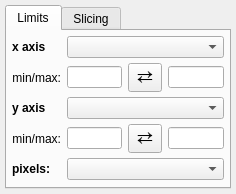
<?xml version="1.0" encoding="UTF-8"?>
<ui version="4.0">
 <class>Widget</class>
 <widget class="QWidget" name="Widget">
  <property name="geometry">
   <rect>
    <x>0</x>
    <y>0</y>
    <width>236</width>
    <height>168</height>
   </rect>
  </property>
  <property name="windowTitle">
   <string>2D Image</string>
  </property>
  <layout class="QGridLayout" name="gridLayout_5">
   <property name="verticalSpacing">
    <number>5</number>
   </property>
   <property name="margin">
    <number>5</number>
   </property>
   <item row="0" column="2">
    <widget class="QTabWidget" name="tabWidget">
     <property name="currentIndex">
      <number>0</number>
     </property>
     <widget class="QWidget" name="tab_2">
      <attribute name="title">
       <string>Limits</string>
      </attribute>
      <layout class="QGridLayout" name="gridLayout">
       <property name="verticalSpacing">
        <number>5</number>
       </property>
       <property name="margin">
        <number>5</number>
       </property>
       <item row="2" column="1">
        <widget class="QLabel" name="x_lab">
         <property name="font">
          <font>
           <weight>75</weight>
           <bold>true</bold>
          </font>
         </property>
         <property name="text">
          <string>y axis</string>
         </property>
        </widget>
       </item>
       <item row="1" column="2">
        <widget class="QLineEdit" name="valuetext_x_min"/>
       </item>
       <item row="3" column="1">
        <widget class="QLabel" name="label_2">
         <property name="text">
          <string>min/max:</string>
         </property>
         <property name="alignment">
          <set>Qt::AlignRight|Qt::AlignTrailing|Qt::AlignVCenter</set>
         </property>
        </widget>
       </item>
       <item row="3" column="3">
        <widget class="QToolButton" name="button_flip_y">
         <property name="font">
          <font>
           <pointsize>14</pointsize>
          </font>
         </property>
         <property name="styleSheet">
          <string notr="true">padding: 0px</string>
         </property>
         <property name="text">
          <string>⇄</string>
         </property>
        </widget>
       </item>
       <item row="1" column="1">
        <widget class="QLabel" name="label_2">
         <property name="text">
          <string>min/max:</string>
         </property>
         <property name="alignment">
          <set>Qt::AlignRight|Qt::AlignTrailing|Qt::AlignVCenter</set>
         </property>
        </widget>
       </item>
       <item row="1" column="4">
        <widget class="QLineEdit" name="valuetext_x_max"/>
       </item>
       <item row="3" column="2">
        <widget class="QLineEdit" name="valuetext_y_min"/>
       </item>
       <item row="1" column="3">
        <widget class="QToolButton" name="button_flip_x">
         <property name="font">
          <font>
           <pointsize>14</pointsize>
          </font>
         </property>
         <property name="styleSheet">
          <string notr="true">padding: 0px</string>
         </property>
         <property name="text">
          <string>⇄</string>
         </property>
        </widget>
       </item>
       <item row="0" column="1">
        <widget class="QLabel" name="x_lab">
         <property name="font">
          <font>
           <weight>75</weight>
           <bold>true</bold>
          </font>
         </property>
         <property name="text">
          <string>x axis</string>
         </property>
        </widget>
       </item>
       <item row="3" column="4">
        <widget class="QLineEdit" name="valuetext_y_max"/>
       </item>
       <item row="4" column="1">
        <widget class="QLabel" name="label">
         <property name="font">
          <font>
           <weight>75</weight>
           <bold>true</bold>
          </font>
         </property>
         <property name="text">
          <string>pixels:</string>
         </property>
        </widget>
       </item>
       <item row="0" column="2" colspan="3">
        <widget class="QComboBox" name="combodata_x_att">
         <property name="sizeAdjustPolicy">
          <enum>QComboBox::AdjustToMinimumContentsLength</enum>
         </property>
        </widget>
       </item>
       <item row="2" column="2" colspan="3">
        <widget class="QComboBox" name="combodata_y_att">
         <property name="sizeAdjustPolicy">
          <enum>QComboBox::AdjustToMinimumContentsLength</enum>
         </property>
        </widget>
       </item>
       <item row="4" column="2" colspan="3">
        <widget class="QComboBox" name="combodata_aspect"/>
       </item>
      </layout>
     </widget>
     <widget class="QWidget" name="slice_tab">
      <attribute name="title">
       <string>Slicing</string>
      </attribute>
      <layout class="QVBoxLayout" name="verticalLayout"/>
     </widget>
    </widget>
   </item>
  </layout>
 </widget>
 <layoutdefault spacing="6" margin="11"/>
 <resources/>
 <connections/>
</ui>
